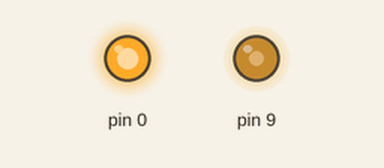
A sketch run on a simulated Arduino Uno, built with avr-gcc and run on an emulated ATmega328P. On the bench: output pins drawn as LEDs (lit = HIGH). Pins used as bus, display or sensor lines are not drawn.

Above: at 1.5 s.
At 6.7 s:
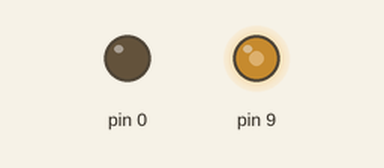
Timing chart, 0 to 8.1 s (numbered marks = the images above):
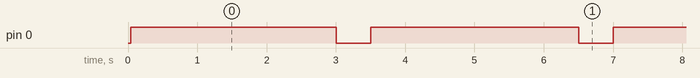

Measured:
- by itself, pin 0: alternates HIGH for 3.0 s and LOW for 0.50 s

The sketch:

AY-3-8910_test.ino
```cpp
// Interfacing the Arduino with an AY-3-8910 and playing tones in its channel A
// Used in the video https://www.youtube.com/watch?v=srmNbi9yQNU
// Sérgio Vieira 2022

const int RESET_PIN = 8;
const int BC1_PIN = A5;
const int BDIR_PIN = A4;

void set_mode_inactive()
{
  digitalWrite(BC1_PIN, LOW);
  digitalWrite(BDIR_PIN, LOW);
}

void set_mode_latch()
{
  digitalWrite(BC1_PIN, HIGH);
  digitalWrite(BDIR_PIN, HIGH);
}

void set_mode_write()
{
  digitalWrite(BC1_PIN, LOW);
  digitalWrite(BDIR_PIN, HIGH);
}

void write_register(char reg, char value)
{
  set_mode_latch();
  PORTD = reg;
  set_mode_inactive();
  set_mode_write();
  PORTD = value;
  set_mode_inactive();
}

void setup() {
  // Set up Timer 1 to output a 2 MHZ clock signal in Pin 9
  TCCR1A = bit(COM1A0);
  TCCR1B = bit(WGM12) | bit(CS10);
  OCR1A = 3;
  pinMode(9, OUTPUT);

  pinMode(RESET_PIN, OUTPUT);
  pinMode(BC1_PIN, OUTPUT);
  pinMode(BDIR_PIN, OUTPUT);

  // Set pins 0 to 7 to output
  DDRD = 0xFF;
  // Set pins 0 to 7 to output LOW
  PORTD = 0x00;

  set_mode_inactive();

  // Reset the AY-3-8910
  digitalWrite(RESET_PIN, LOW);
  delay(1);
  digitalWrite(RESET_PIN, HIGH);

  // Enable only the Tone Generator on Channel A
  write_register(7, 0b00111110);

  // Set the amplitude (volume) to maximum on Channel A
  write_register(8, 0b00001111);
}

void loop() {
  // Change the Tone Period for Channel A every 500ms

  write_register(0, 223);
  write_register(1, 1);

  delay(500);

  write_register(0, 170);
  write_register(1, 1);

  delay(500);

  write_register(0, 123);
  write_register(1, 1);

  delay(500);

  write_register(0, 102);
  write_register(1, 1);

  delay(500);

  write_register(0, 63);
  write_register(1, 1);

  delay(500);

  write_register(0, 28);
  write_register(1, 1);

  delay(500);

  write_register(0, 253);
  write_register(1, 0);

  delay(500);
}
```
